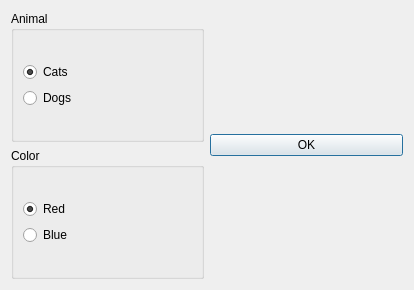
<?xml version="1.0" encoding="UTF-8"?>
<ui version="4.0">
 <class>Dialog</class>
 <widget class="QDialog" name="Dialog">
  <property name="geometry">
   <rect>
    <x>0</x>
    <y>0</y>
    <width>414</width>
    <height>290</height>
   </rect>
  </property>
  <property name="windowTitle">
   <string>Dialog</string>
  </property>
  <layout class="QHBoxLayout" name="horizontalLayout_2">
   <item>
    <layout class="QHBoxLayout" name="horizontalLayout">
     <item>
      <layout class="QVBoxLayout" name="verticalLayout_5">
       <item>
        <widget class="QGroupBox" name="animal">
         <property name="title">
          <string>Animal</string>
         </property>
         <layout class="QVBoxLayout" name="verticalLayout_4">
          <item>
           <layout class="QVBoxLayout" name="verticalLayout">
            <item>
             <widget class="QRadioButton" name="cats">
              <property name="text">
               <string>Cats</string>
              </property>
              <property name="checked">
               <bool>true</bool>
              </property>
             </widget>
            </item>
            <item>
             <widget class="QRadioButton" name="dogs">
              <property name="text">
               <string>Dogs</string>
              </property>
             </widget>
            </item>
           </layout>
          </item>
         </layout>
        </widget>
       </item>
       <item>
        <widget class="QGroupBox" name="color">
         <property name="title">
          <string>Color</string>
         </property>
         <layout class="QVBoxLayout" name="verticalLayout_3">
          <item>
           <layout class="QVBoxLayout" name="verticalLayout_2">
            <item>
             <widget class="QRadioButton" name="red">
              <property name="text">
               <string>Red</string>
              </property>
              <property name="checked">
               <bool>true</bool>
              </property>
             </widget>
            </item>
            <item>
             <widget class="QRadioButton" name="blue">
              <property name="text">
               <string>Blue</string>
              </property>
             </widget>
            </item>
           </layout>
          </item>
         </layout>
        </widget>
       </item>
      </layout>
     </item>
     <item>
      <widget class="QPushButton" name="ok">
       <property name="text">
        <string>OK</string>
       </property>
      </widget>
     </item>
    </layout>
   </item>
  </layout>
 </widget>
 <resources/>
 <connections/>
</ui>
